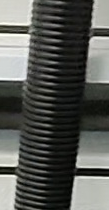
#> input picture pics/4.png, 109 x 210 px, found by its file name
$ python ceshi.py   (older library calls are emulated)
#> lines starting #> are read from the running program, lines starting #| are printed output that depends on the picture; after the words box and inside, x2 and y2 are one past the last pixel; in counts of white or black regions, pixels touching at a corner belong together
#> further down, img is the input picture: shape (210, 109, 3); mean B, G, R 84.4, 88.7, 87
### tttt.py
import numpy as np
import cv2
import math
def cal_angel(img):
    #img = cv2.imread('/home/limeng/Pictures/data/4.png')
    gray = cv2.cvtColor(img, cv2.COLOR_BGR2GRAY)
    # 中值滤波
    blur = cv2.medianBlur(gray, 3)  # 模板大小3*3
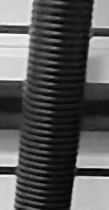
#> blur: shape (210, 109); min 1, max 254, mean 87.5

    # blur = cv2.GaussianBlur(gray, (5,5), 0)
    # 二值化
    ret, thresh = cv2.threshold(gray, 0, 255, cv2.THRESH_BINARY+cv2.THRESH_OTSU)
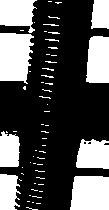
#> thresh: shape (210, 109); 32.5% white; 60 white regions (50 under 20 px)
#> ret = 112
    cv2.imshow('thresh',thresh)

    contours,_ = cv2.findContours(thresh, cv2.RETR_EXTERNAL, cv2.CHAIN_APPROX_NONE)
#> contours = 60 contours, 52 with area under 20; largest, box (x1, y1, x2, y2) and area: (0, 33, 34, 84) 1334, (70, 176, 109, 210) 1176, (86, 36, 109, 83) 919, (0, 0, 37, 33) 814, (76, 139, 109, 169) 788, (0, 131, 20, 167) 567, (0, 174, 21, 210) 540, (91, 0, 109, 29) 424
    contours.sort(key=lambda contours:len(contours), reverse=True)
    print('con',contours)
#> (printed output is left out)


    temp = np.ones(thresh.shape, np.uint8) * 255
    # 画出轮廓：temp是白色幕布，contours是轮廓，-1表示全画，然后是颜色，厚度
    for i in range(4):
        pass

    cv2.drawContours(temp, contours, 8, (0, 0, 255), 2)
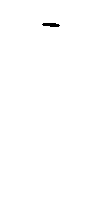
#> temp: shape (210, 109); 99.8% white; 1 black region, box (x1, y1, x2, y2) and area: (42, 23, 60, 27) 56
    cv2.imshow('con',temp)
    minLineLength = 20
    maxLineGap = 15
    lines = cv2.HoughLinesP(thresh, 1, np.pi / 180, 80, minLineLength, maxLineGap)
#> lines = 109 rows, first 6: [102, 82, 102, 36], [18, 80, 25, 34], [20, 80, 28, 34], [6, 80, 6, 33], [2, 209, 5, 174], [12, 25, 12, 0]
    print('直线数量', len(lines))
    x1, y1, x2, y2 = 0, 0, 0, 0
    lens = 0
    for i in range(5):
        for _x1, _y1, _x2, _y2 in lines[i]:
            _x = abs(_x1 - _x2)
            _y = abs(_y1 - _y2)
            _len = _y ** 2 + _x ** 2
            if (_len > lens):
                lens = _len
                x1, y1, x2, y2 = _x1, _y1, _x2, _y2
    cv2.line(img, (x1, y1), (x2, y2), (255, 255, 0), 2)
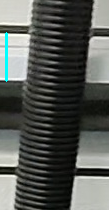
#> img: shape (210, 109, 3); 0.64% of pixels changed, all inside (x1, y1, x2, y2) = (5, 32, 8, 82)
    thela = math.atan((y2 - y1) / (x2 - x1))
    print('直线角度', thela)
    #return thela
    #cv2.imshow("contours", thresh)
    cv2.line(thresh, (x1, y1), (x2, y2), (0, 255, 0), 3)
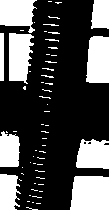
#> thresh: shape (210, 109); 31.4% white; 61 white regions (50 under 20 px), largest, box (x1, y1, x2, y2) and area: (70, 176, 109, 210) 1245, (9, 33, 34, 84) 988, (86, 36, 109, 83) 984
    # print('直线角度',)
    #cv2.imshow("contours-line", thresh)
    cv2.waitKey(0)
    cv2.destroyAllWindows()
# [3 lines that do not run on import are left out]

# #读取图片
# img = cv2.imread('/home/limeng/Pictures/data/66.png')
# # height, width = img.shape[0:2]
# # for i in range(width):
# #     img[0, i] = [255]*3
# #     img[height-1, i] = [255]*3
# # for j in range(height):
# #     img[j, 0] = [255]*3
# #     img[j, width-1] = [255]*3
# #
# # # 去掉灰色线（即噪声）
# # for i in range(height):
# #     for j in range(width):
# #         if list(img[i,j]) == [204,213,204]:
# #             img[i,j]=[255]*3
#
# # 把图片转换为灰度模式
# gray = cv2.cvtColor(img, cv2.COLOR_BGR2GRAY)
# # 中值滤波
# blur = cv2.medianBlur(gray, 3)  # 模板大小3*3
#
# #blur = cv2.GaussianBlur(gray, (5,5), 0)
# # 二值化
# ret,thresh = cv2.threshold(gray, 50, 255, cv2.THRESH_BINARY)
# binaryImg=thresh
# #二值化，canny检测
# #binaryImg = cv2.Canny(thresh,50,200)
#
# #寻找轮廓
# #也可以这么写：
# #binary,contours, hierarchy = cv2.findContours(binaryImg,cv2.RETR_EXTERNAL,cv2.CHAIN_APPROX_SIMPLE)
# #这样，可以直接用contours表示
# cv2.imshow("binary", binaryImg)
# h = cv2.findContours(binaryImg,cv2.RETR_EXTERNAL,cv2.CHAIN_APPROX_NONE)
# cv2.imshow("bina_ry", binaryImg)
# print('是否相等',)
# #提取轮廓
# contours = h[0]
# # temp = np.ones(binaryImg.shape,np.uint8)*255
# # cv2.drawContours(temp,contours,-1,(0,255,0),3)
# # h = cv2.findContours(temp,cv2.RETR_EXTERNAL,cv2.CHAIN_APPROX_NONE)
# contours = h[0]
# #打印返回值，这是一个元组
# print(type(h))
# #打印轮廓类型，这是个列表
# print(type(h[1]))
# #查看轮廓数量
# print (len(contours))
#
# #创建白色幕布
# temp = np.ones(binaryImg.shape,np.uint8)*255
# #画出轮廓：temp是白色幕布，contours是轮廓，-1表示全画，然后是颜色，厚度
# cv2.drawContours(temp,contours,-1,(0,0,255),2)
# cv2.imshow('temp',temp)
# minLineLength = 20
# maxLineGap = 15
# lines = cv2.HoughLinesP(temp, 1, np.pi / 180, 80, minLineLength, maxLineGap)
# print('直线数量',len(lines))
# x1, y1, x2, y2=0,0,0,0
# len=0
# for i in range(5):
#     for _x1, _y1, _x2, _y2 in lines[i]:
#         _x=abs(_x1-_x2)
#         _y=abs(_y1-_y2)
#         _len=_y**2+_x**2
#         if (_len>len):
#             len=_len
#             x1, y1, x2, y2=_x1, _y1, _x2, _y2
# cv2.line(img, (x1, y1), (x2, y2), (255, 255, 0), 2)
# thela= math.atan((y2-y1)/(x2-x1))
# print('直线角度',thela)
# # print('直线个数',len(lines))
# # x1, y1, x2, y2=0,0,0,0
# # len=0
# # for line in lines:
# #     for _x1, _y1, _x2, _y2 in line:
# #         _x=abs(_x1-_x2)
# #         _y=abs(_y1-_y2)
# #         _len=_y**2+_x**2
# #         if (_len>len):
# #             len=_len
# #             x1, y1, x2, y2=_x1, _y1, _x2, _y2
# # print('最长直线',len)
# cv2.imshow("contours",temp)
# cv2.line(temp, (x1, y1), (x2, y2), (0, 255, 0), 3)
#         #print('直线角度',)
# cv2.imshow("contours-line",temp)
# cv2.waitKey(0)
# cv2.destroyAllWindows()

### ceshi.py
# coding=utf-8
import cv2
import numpy as np
from tttt import cal_angel

# [18 lines of commented-out code are left out]
if __name__=='__main__':
    img = cv2.imread('/home/limeng/Pictures/data/4.png')
    cal_angel(img)

$ run again, with pics/3.png copied over pics/4.png
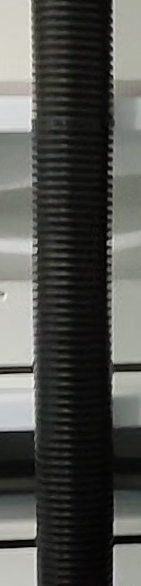
#> input picture pics/3.png, 141 x 586 px, found by its file name
#> img is the input picture: shape (586, 141, 3); mean B, G, R 78, 82.2, 81.3
#> in cal_angel, `ret, thresh = cv2.threshold(gray, 0, 255, cv2.THRESH_BINARY+cv2.THRESH..`:
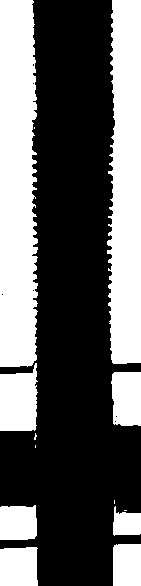
#> thresh: shape (586, 141); 38.3% white; 13 white regions (5 under 20 px)
#> ret = 97
#> contours = 13 contours, 5 with area under 20; largest, box (x1, y1, x2, y2) and area: (0, 0, 38, 367) 12374, (107, 0, 141, 364) 10302, (0, 363, 38, 431) 2026, (111, 372, 141, 426) 1438, (0, 547, 38, 586) 1346, (0, 505, 37, 540) 1156, (113, 544, 141, 586) 1102, (113, 506, 141, 536) 570
#> (printed output is left out)
#> temp: shape (586, 141); 100% white; 1 black region, box (x1, y1, x2, y2) and area: (33, 432, 38, 441) 32
#> lines = 204 rows, first 6: [130, 372, 132, 425], [23, 0, 29, 365], [6, 0, 26, 365], [9, 374, 10, 430], [120, 363, 126, 0], [118, 363, 118, 0]
#> img: shape (586, 141, 3); 1.33% of pixels changed, all inside (x1, y1, x2, y2) = (5, 0, 28, 367)
#> in cal_angel, `cv2.line(thresh, (x1, y1), (x2, y2), (0, 255, 0), 3)`:
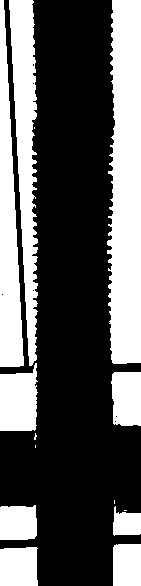
#> thresh: shape (586, 141); 36.1% white; 14 white regions (5 under 20 px), largest, box (x1, y1, x2, y2) and area: (107, 0, 141, 364) 10724, (9, 0, 38, 366) 5839, (0, 0, 24, 367) 5143

$ run again, with pics/2.png copied over pics/4.png
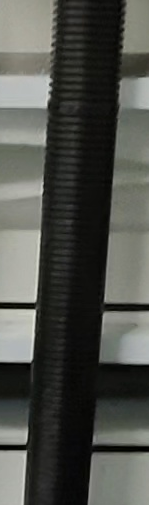
#> input picture pics/2.png, 149 x 505 px, found by its file name
#> img is the input picture: shape (505, 149, 3); mean B, G, R 75.1, 80.5, 79
#> ret = 85
#> contours = 9 contours; largest, box (x1, y1, x2, y2) and area: (0, 0, 58, 303) 13649, (104, 75, 149, 304) 8022, (88, 452, 149, 505) 2972, (99, 311, 149, 364) 2378, (0, 308, 37, 363) 1780
#> (printed output is left out)
#> in cal_angel, `cv2.drawContours(temp, contours, 8, (0, 0, 255), 2)`:
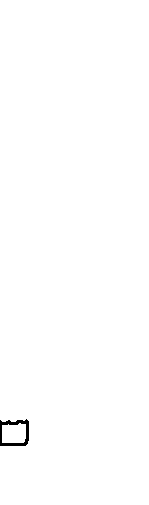
#> temp: shape (505, 149); 99.6% white; 1 black region, box (x1, y1, x2, y2) and area: (0, 419, 29, 446) 283
#> lines = 295 rows, first 6: [6, 0, 11, 302], [17, 302, 17, 0], [9, 102, 9, 146], [0, 11, 10, 302], [18, 421, 18, 444], [134, 77, 142, 303]
#> img: shape (505, 149, 3); 1.21% of pixels changed, all inside (x1, y1, x2, y2) = (5, 0, 13, 304)
#> in cal_angel, `cv2.line(thresh, (x1, y1), (x2, y2), (0, 255, 0), 3)`:
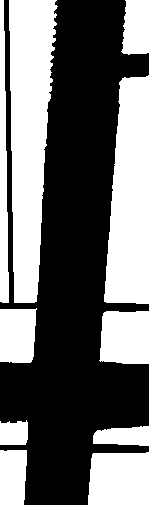
#> thresh: shape (505, 149); 43.2% white; 10 white regions, largest, box (x1, y1, x2, y2) and area: (9, 0, 58, 303) 10523, (104, 75, 149, 304) 8283, (88, 452, 149, 505) 3082
